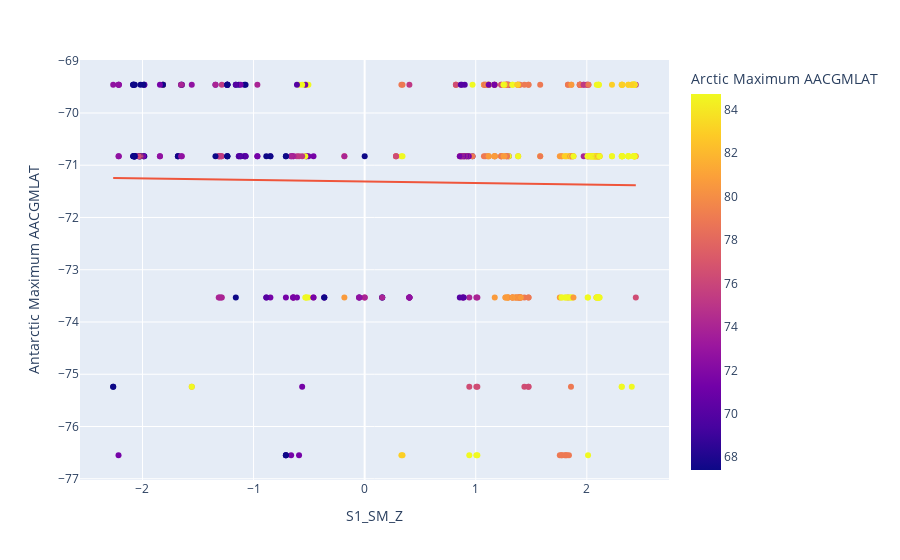

Source (notebook cell):
### Code cell
px.scatter(df, x = 'S1_SM_Z', y = 'Antarctic Maximum AACGMLAT', color = 'Arctic Maximum AACGMLAT', trendline="ols")

### Figure 1 — Plotly figure (JSON) as saved in the notebook; plotly's stock layout.template omitted (floating-point values rounded to 4 significant figures; data arrays with more than 128 entries replaced by an {"elided": "..."} marker saying what was removed)
{"data": [{"hovertemplate": "S1_SM_Z=%{x}<br>Antarctic Maximum AACGMLAT=%{y}<br>Arctic Maximum AACGMLAT=%{marker.color}<extra></extra>", "legendgroup": "", "marker": {"color": {"elided": "486 float values"}, "coloraxis": "coloraxis", "symbol": "circle"}, "mode": "markers", "name": "", "orientation": "v", "showlegend": false, "type": "scatter", "x": {"elided": "486 float values"}, "xaxis": "x", "y": {"elided": "486 float values"}, "yaxis": "y"}, {"hovertemplate": "<b>OLS trendline</b><br>Antarctic Maximum AACGMLAT = -0.0297921 * S1_SM_Z + -71.3108<br>R<sup>2</sup>=0.000533<br><br>S1_SM_Z=%{x}<br>Antarctic Maximum AACGMLAT=%{y} <b>(trend)</b><extra></extra>", "legendgroup": "", "marker": {"symbol": "circle"}, "mode": "lines", "name": "", "showlegend": false, "type": "scatter", "x": {"elided": "486 float values"}, "xaxis": "x", "y": {"elided": "486 float values"}, "yaxis": "y"}], "layout": {"autosize": true, "coloraxis": {"colorbar": {"title": {"text": "Arctic Maximum AACGMLAT"}}, "colorscale": [[0, "#0d0887"], [0.1111, "#46039f"], [0.2222, "#7201a8"], [0.3333, "#9c179e"], [0.4444, "#bd3786"], [0.5556, "#d8576b"], [0.6667, "#ed7953"], [0.7778, "#fb9f3a"], [0.8889, "#fdca26"], [1, "#f0f921"]]}, "legend": {"tracegroupgap": 0}, "margin": {"t": 60}, "xaxis": {"anchor": "y", "autorange": true, "domain": [0, 1], "range": [-2.549, 2.727], "title": {"text": "S1_SM_Z"}, "type": "linear"}, "yaxis": {"anchor": "x", "autorange": true, "domain": [0, 1], "range": [-77.1, -68.91], "title": {"text": "Antarctic Maximum AACGMLAT"}, "type": "linear"}}}
